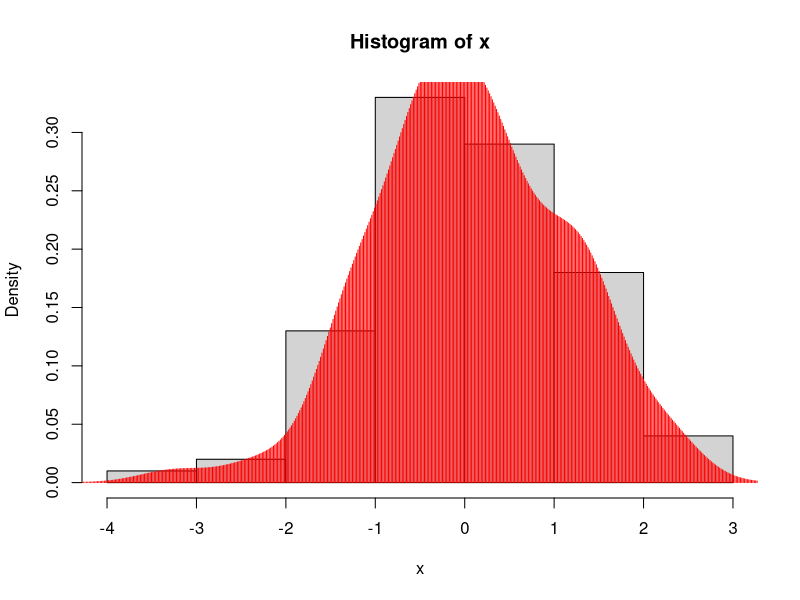
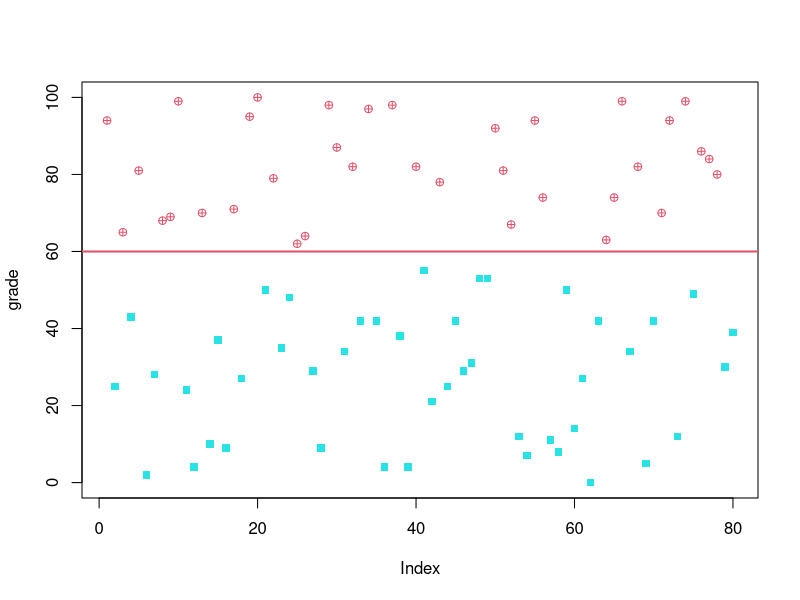
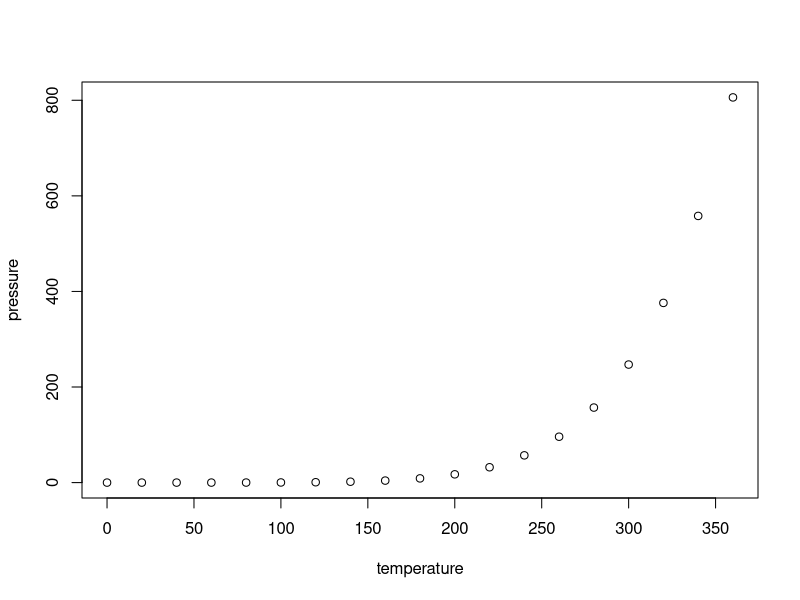

Recreate these plots in R, in order.
## ---- chunk 1
knitr::opts_chunk$set(echo = TRUE)
## ---- chunk 2
x=rnorm(100)
hist(x, probability = T)
lines(density(x), type='h', col='red')
shapiro.test(x)
## ---- chunk 3
grade = sample(0:100, 80, replace=T)
plot(grade, col=ifelse(grade>=60, 2, 5), 
     pch=ifelse(grade>=60, 10, 15))
abline(h=60, col=2, lwd=2)
## ---- chunk 4

## ---- chunk 5
plot(pressure)
